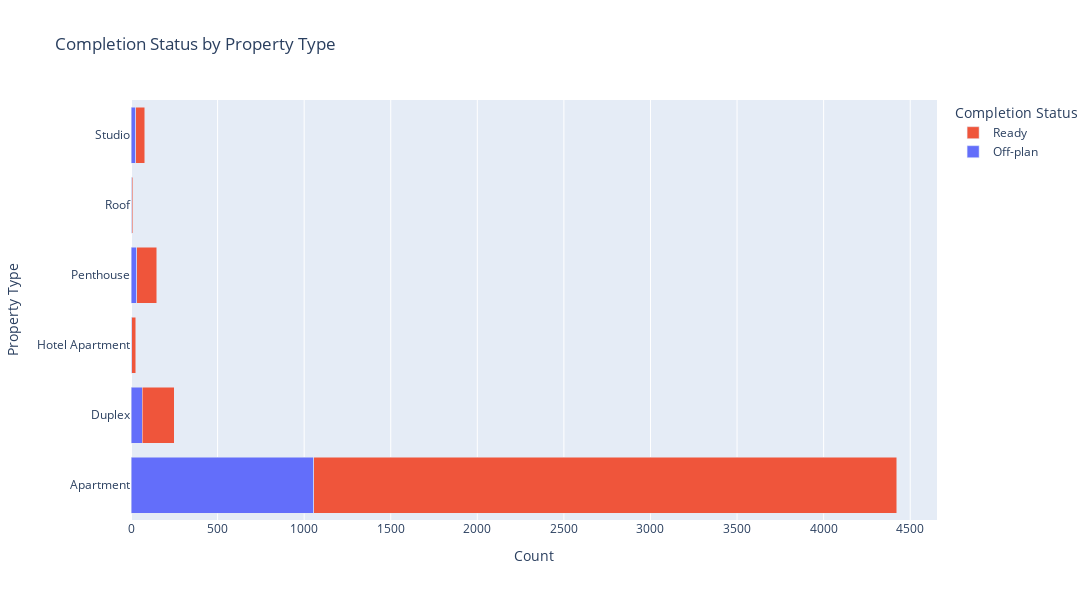

The cell this chart's notebook holds for it:
### Markdown cell above
## Completion status by property type.

### Code cell
completion_status_property_type = pd.crosstab(dbzl['property_type'], dbzl['completion_status'])
fig = go.Figure()
for status in completion_status_property_type.columns:
    fig.add_trace(
        go.Bar(
            y=completion_status_property_type.index,  
            x=completion_status_property_type[status], 
            name=status, 
            orientation='h'  
        )
    )

fig.update_layout(
    title='Completion Status by Property Type',
    xaxis_title='Count',
    yaxis_title='Property Type',
    barmode='stack',  # جعل الأعمدة مكدسة
    legend_title='Completion Status',
    template='plotly',  # استخدام قالب plotly الافتراضي
    height=600,
    width=1200
)
fig.show()

### Figure 1 — Plotly figure (JSON) as saved in the notebook; plotly's stock layout.template omitted (floating-point values rounded to 4 significant figures)
{"data": [{"name": "Off-plan", "orientation": "h", "type": "bar", "x": [1056, 65, 3, 33, 4, 28], "y": ["Apartment", "Duplex", "Hotel Apartment", "Penthouse", "Roof", "Studio"]}, {"name": "Ready", "orientation": "h", "type": "bar", "x": [3366, 186, 24, 116, 7, 50], "y": ["Apartment", "Duplex", "Hotel Apartment", "Penthouse", "Roof", "Studio"]}], "layout": {"barmode": "stack", "height": 600, "legend": {"title": {"text": "Completion Status"}}, "title": {"text": "Completion Status by Property Type"}, "width": 1200, "xaxis": {"title": {"text": "Count"}}, "yaxis": {"title": {"text": "Property Type"}}}}
